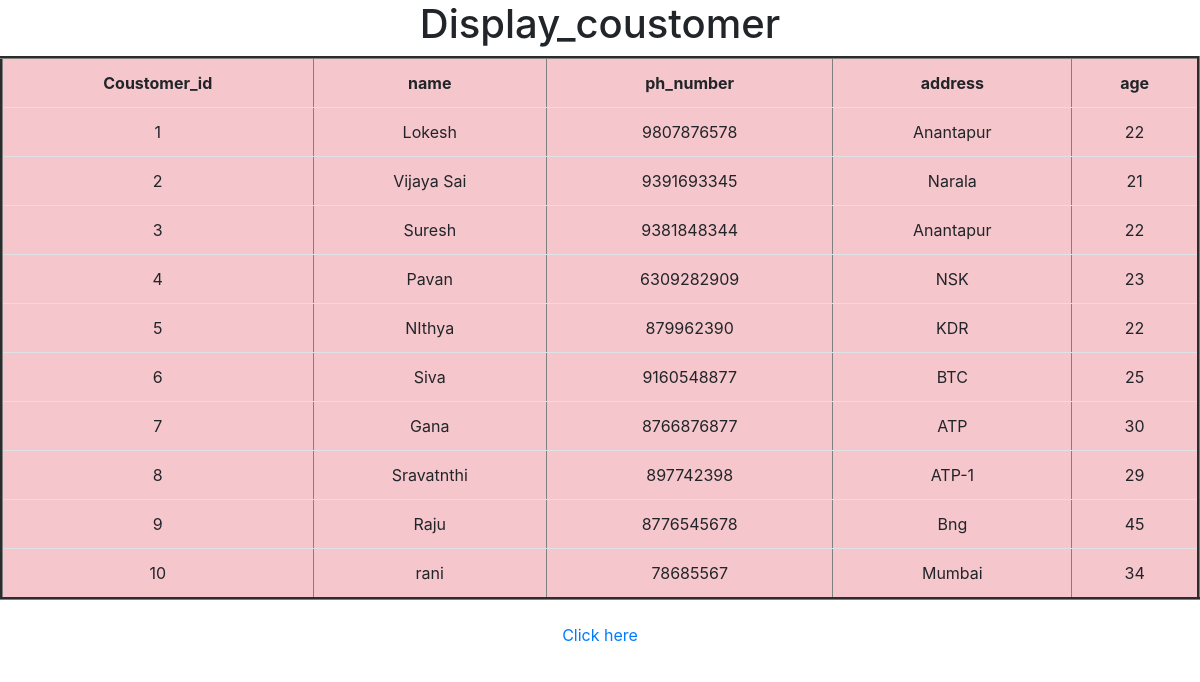
The app's page /display_coustomer/ with its own data.
### app/models.py (models this page shows, shortened)
class Coustomer_details(models.Model):
    Coustomer_id=models.IntegerField(primary_key=True)
    name=models.CharField(max_length=100)
    ph_number=models.IntegerField()
    address=models.CharField(max_length=50)
    age=models.IntegerField()

### app/views.py (the view)
# urls.py: path('display_coustomer/',display_coustomer,name='display_coustomer'),
def display_coustomer(request):
    QSC=Coustomer_details.objects.all()
    d={'coustomer':QSC}
    return render(request,'display_coustomer.html',d)

### templates/display_coustomer.html (shortened to what this page needs)
<!doctype html>
<html lang="en">
  <head>
    <link rel="stylesheet" href="https://cdn.jsdelivr.net/npm/bootstrap@4.0.0/dist/css/bootstrap.min.css">
  </head>
  <body>
    <center>
        <h1>Display_coustomer</h1>
        <table border="3px" class="table table-danger">
            <tr align="center">
                <th>Coustomer_id</th>
                <th>name</th>
                <th>ph_number</th>
                <th>address</th>
                <th>age</th>
            </tr>
            {% for i in coustomer %}
            <tr align="center">
                <td>{{ i.Coustomer_id }}</td>
                <td>{{ i.name }}</td>
                <td>{{ i.ph_number }}</td>
                <td>{{ i.address }}</td>
                <td>{{ i.age }}</td>
            </tr>
            {% endfor %}
        </table>
        <h3 ><a href="{% url 'display_orders' %}" class="btn">Click here</a></h3>
    </center>
  </body>
</html>

### records on screen
Coustomer_details: Coustomer_id "1", name "Lokesh", ph_number "9807876578", address "Anantapur", age "22"
Coustomer_details: Coustomer_id "2", name "Vijaya Sai", ph_number "9391693345", address "Narala", age "21"
Coustomer_details: Coustomer_id "3", name "Suresh", ph_number "9381848344", address "Anantapur", age "22"
Coustomer_details: Coustomer_id "4", name "Pavan", ph_number "6309282909", address "NSK", age "23"
Coustomer_details: Coustomer_id "5", name "NIthya", ph_number "879962390", address "KDR", age "22"
Coustomer_details: Coustomer_id "6", name "Siva", ph_number "9160548877", address "BTC", age "25"
Coustomer_details: Coustomer_id "7", name "Gana", ph_number "8766876877", address "ATP", age "30"
Coustomer_details: Coustomer_id "8", name "Sravatnthi", ph_number "897742398", address "ATP-1", age "29"
Coustomer_details: Coustomer_id "9", name "Raju", ph_number "8776545678", address "Bng", age "45"
Coustomer_details: Coustomer_id "10", name "rani", ph_number "78685567", address "Mumbai", age "34"
